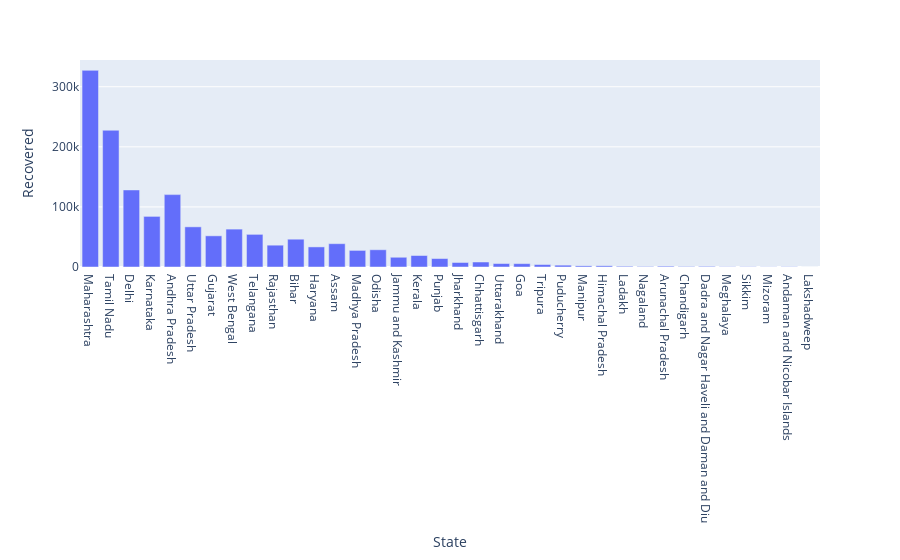

Notebook cell for this chart:
### Code cell
#Bar Plot for Recovered 
px.bar(Data,x='State',y='Recovered')

### Figure 1 — Plotly figure (JSON) as saved in the notebook; plotly's stock layout.template omitted (floating-point values rounded to 4 significant figures)
{"data": [{"alignmentgroup": "True", "hovertemplate": "State=%{x}<br>Recovered=%{y}<extra></extra>", "legendgroup": "", "marker": {"color": "#636efa"}, "name": "", "offsetgroup": "", "orientation": "v", "showlegend": false, "textposition": "auto", "type": "bar", "x": ["Maharashtra", "Tamil Nadu", "Delhi", "Karnataka", "Andhra Pradesh", "Uttar Pradesh", "Gujarat", "West Bengal", "Telangana", "Rajasthan", "Bihar", "Haryana", "Assam", "Madhya Pradesh", "Odisha", "Jammu and Kashmir", "Kerala", "Punjab", "Jharkhand", "Chhattisgarh", "Uttarakhand", "Goa", "Tripura", "Puducherry", "Manipur", "Himachal Pradesh", "Ladakh", "Nagaland", "Arunachal Pradesh", "Chandigarh", "Dadra and Nagar Haveli and Daman and Diu", "Meghalaya", "Sikkim", "Mizoram", "Andaman and Nicobar Islands", "Lakshadweep"], "xaxis": "x", "y": [327281, 227575, 128232, 84232, 120464, 66834, 51894, 63060, 54330, 36310, 46265, 33444, 38810, 27621, 28698, 16218, 19147, 14040, 7503, 8319, 5731, 5595, 4084, 3054, 1926, 2008, 1194, 824, 1326, 820, 1038, 423, 406, 289, 425, 0], "yaxis": "y"}], "layout": {"barmode": "relative", "legend": {"tracegroupgap": 0}, "margin": {"t": 60}, "xaxis": {"anchor": "y", "domain": [0, 1], "title": {"text": "State"}}, "yaxis": {"anchor": "x", "domain": [0, 1], "title": {"text": "Recovered"}}}}
